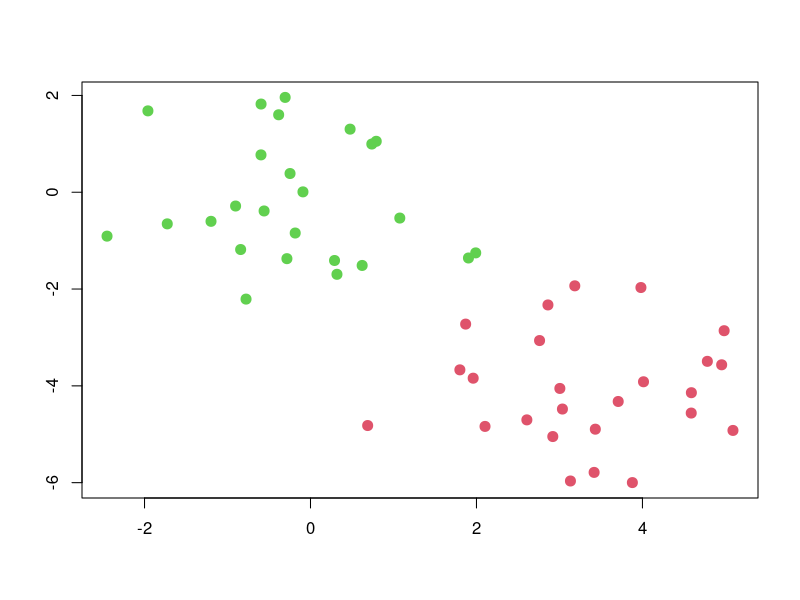

This chart was generated by the following R code:
## ---- chunk 1
# simulated some data
set.seed(2)
x=matrix(rnorm(50*2), ncol=2)
x[1:25,1]=x[1:25,1]+3
x[1:25,2]=x[1:25,2]-4
## ---- chunk 2
km.out=kmeans(x,centers= 2,nstart=20)
## ---- chunk 3
km.out$cluster
## ---- chunk 4
plot(x, col=(km.out$cluster +1), main="", xlab="", ylab="", pch=20, cex=2)
## ---- chunk 5
set.seed(4)
km.out=kmeans(x,3,nstart=20)
km.out
## ---- chunk 6
set.seed(3)
km.out=kmeans(x,3,nstart=1)
km.out$tot.withinss
km.out=kmeans(x,3,nstart=20)
km.out$tot.withinss
